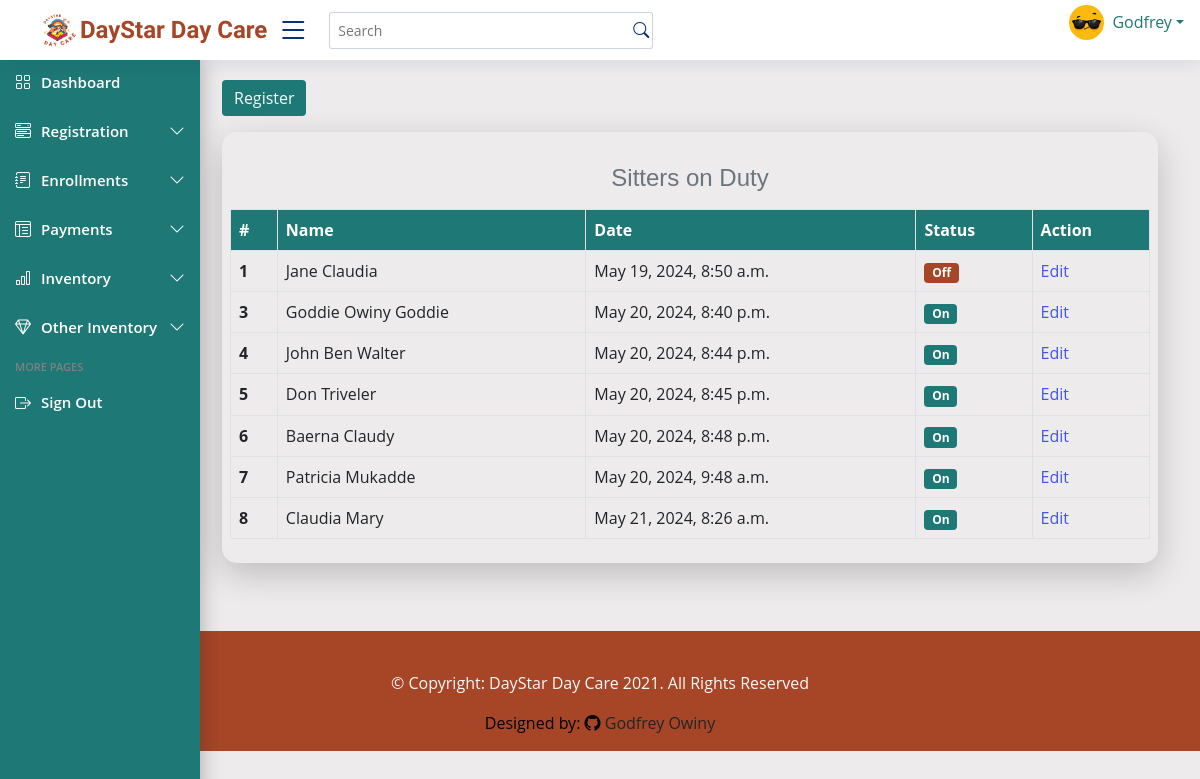
Page /allonduty/ (signed in) on the committed database.
### dayStarApp/models.py (models this page shows, shortened)
class Sitter_on_duty(models.Model):
    STATUS_CHOICES = [
        (True, 'On Duty'),
        (False, 'Off Duty'),
    ]
    sitter_name = models.OneToOneField(Sitter, unique=True, on_delete=models.CASCADE)
    date = models.DateTimeField(default=datetime.now, blank=False)
    status = models.BooleanField(choices=STATUS_CHOICES, null=True, blank= True)
    created_at = models.DateTimeField(auto_now_add=True, blank=False, null=True)

class Sitter(models.Model):
    contact_regex = r'^(\+256|0)\d{9}$'   # Regex for contact
    contact_validator = RegexValidator(
        regex=contact_regex,
        message='Enter a valid Country contact'
    )
    NIN_regex = r'^C(M|F)\d{9}[A-Z]$'
    NIN_validator = RegexValidator(
    regex=NIN_regex,
    message='Enter a valid Ugandan NIN'
)
    name = models.CharField(max_length=100, null=False, blank=False, validators= [name_validator] )
    date_of_birth = models.DateField(blank=False, null=False)
    gender = models.CharField(max_length=100)
    location = models.CharField(max_length=100, default="Kabalagala")
    contact = models.CharField(max_length=13, validators=[MinLengthValidator(10), contact_validator])
    education_Level = models.CharField(max_length=255, blank=False, null=True)
    religion = models.CharField(max_length=100, blank=True)
    next_of_kin = models.CharField(max_length=200, blank=False, validators=[name_validator], default= None)
    recommended_by = models.CharField(max_length=100, null=True, blank=True)
    sitter_number = models.CharField(max_length=10, unique=True, blank=False, default=None)
    date_of_registration = models.DateField(default=timezone.now, null=True, blank=False)
    NIN = models.CharField(max_length=14, unique=True, blank=False, null=True, validators=[MinLengthValidator(10)])
    def __str__(self):
        return self.name

### dayStarApp/views.py (the view)
# urls.py: path('allonduty/', views.allonduty, name='allonduty'),
@login_required
def allonduty(request):
    duty = Sitter_on_duty.objects.all()
    context ={
        'duty': duty,
    }
    template = loader.get_template('dayStarApp/allOnduty.html')
    return HttpResponse(template.render(context))

### dayStarApp/templates/dayStarApp/allOnduty.html (shortened to what this page needs)
{% extends 'dayStarApp/base.html' %} {% load crispy_forms_tags %} {% load static %}
{% block content %}
<main class="main" id="main">
  <div class="container">
    <a class="btn text-light" href="/onduty" style="background-color: #1e7875; border: none;">Register</a>
     <div class="col-lg-12 col-md-12 sitter-table mt-3 p-2">
      <table class="table table-bordered table-stripped mt-3">
        <caption class="caption-top text-center"><h4>Sitters on Duty
        </h4></caption>
        <thead>
          <tr>
            <th scope="col">#</th>
            <th scope="col">Name</th>
            <th scope="col">Date</th>
            <th scope="col">Status</th>
            <th scope="col">Action</th>
          </tr>
        </thead>
        <tbody>
          {% for duty in duty %}
            <tr>
              <th scope="row">{{ duty.id }}</th>
              <td>{{ duty.sitter_name }}</td>
              <td>{{ duty.date }}</td>
              <td>
                {% if duty.status == False %}
                    <span class="badge" style="background-color: #a74527;">Off</span>
                {% elif duty.status == True %}
                    <span class="badge" style="background-color: #1e7875;">On</span>
                {% endif %}
            </td>
              <td><a href="{% url 'editOnduty' id=duty.id %}">Edit</a></td>
            </tr>
          {% endfor %}
        </tbody>
      </table>
    </div>
  </div>
</main>
{% endblock content %}

### dayStarApp/static/css/style.css (style rules this page uses)
:root { scroll-behavior: smooth; }
body { font-family: "Open Sans", sans-serif; color: #444444; background: #edebeb; }
a { color: #4154f1; text-decoration: none; }
h1, h2, h3, h4, h5, h6 { font-family: "Nunito", sans-serif; }
#main { margin-top: 60px; padding: 20px 30px; transition: all 0.3s; }
.header-nav ul .nav-item, span { list-style-type: none; }
@media (min-width: 1200px) { #main { margin-left: 15%; } }
.sitter-table { width: 100%; border-collapse: separate; border-radius: 15px; box-shadow: 0 11px 34px 0 rgba(0, 0, 0, 0.2); }
.sitter-table thead tr { background-color: #1e7875; color: white; }

### rows in the picture
Sitter_on_duty: id "1", sitter_name "Jane Claudia", date "May 19, 2024, 8:50 a.m.", status "Off"
Sitter_on_duty: id "3", sitter_name "Goddie Owiny Goddie", date "May 20, 2024, 8:40 p.m.", status "On"
Sitter_on_duty: id "4", sitter_name "John Ben Walter", date "May 20, 2024, 8:44 p.m.", status "On"
Sitter_on_duty: id "5", sitter_name "Don Triveler", date "May 20, 2024, 8:45 p.m.", status "On"
Sitter_on_duty: id "6", sitter_name "Baerna Claudy", date "May 20, 2024, 8:48 p.m.", status "On"
Sitter_on_duty: id "7", sitter_name "Patricia Mukadde", date "May 20, 2024, 9:48 a.m.", status "On"
Sitter_on_duty: id "8", sitter_name "Claudia Mary", date "May 21, 2024, 8:26 a.m.", status "On"
